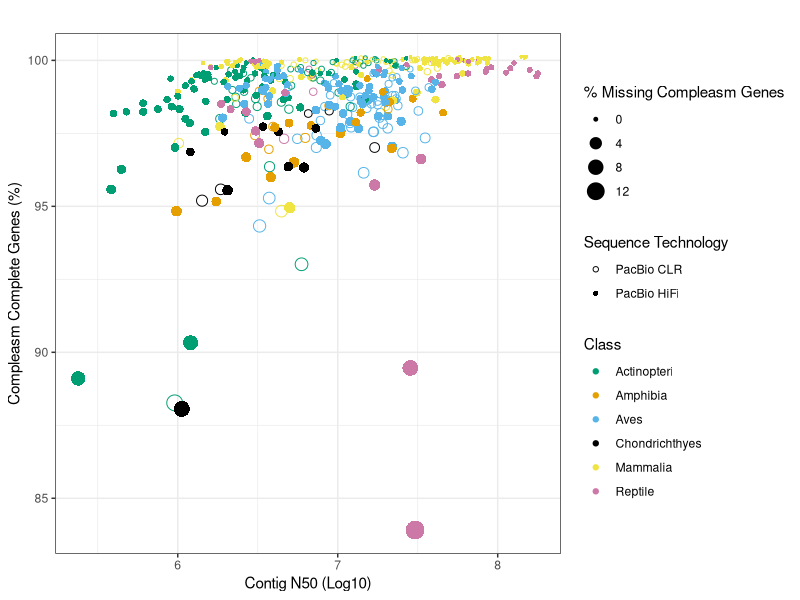
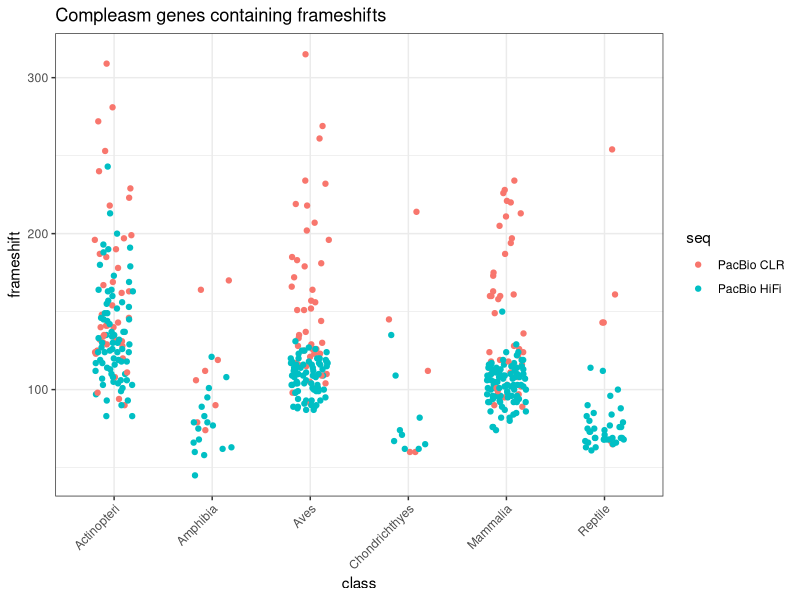
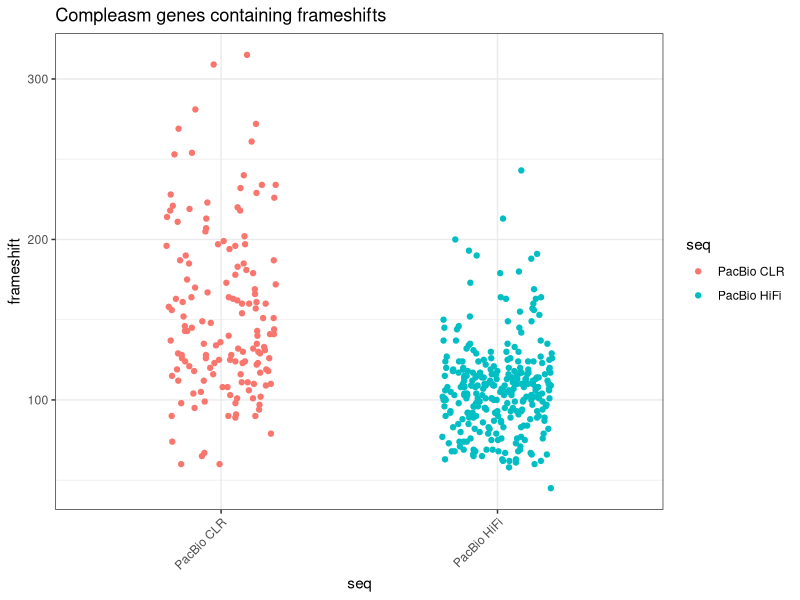
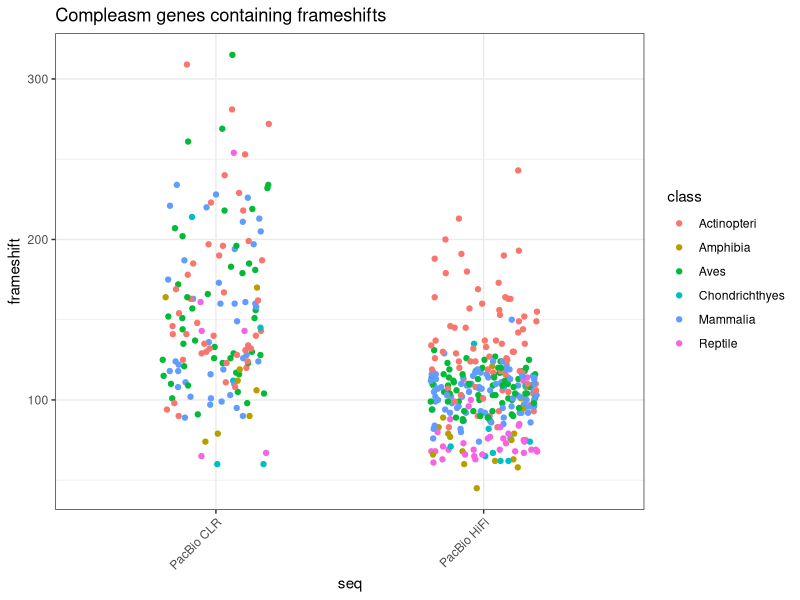
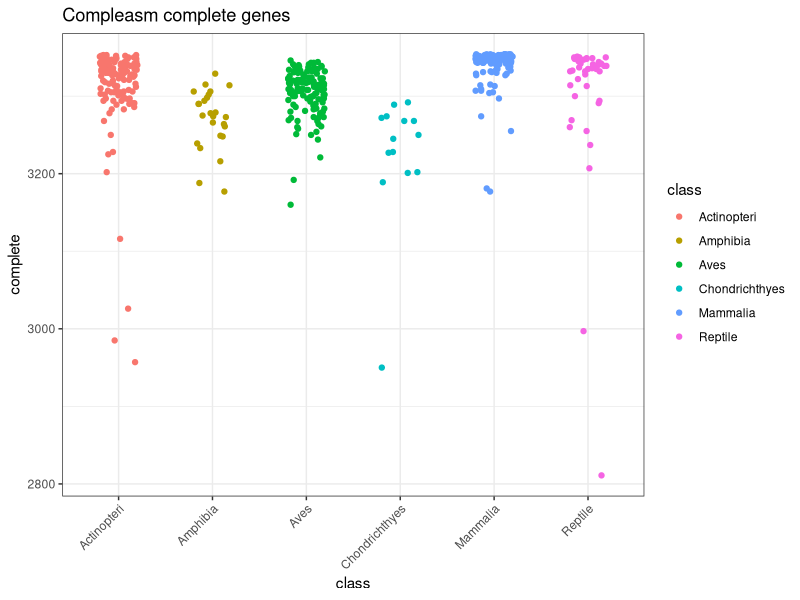
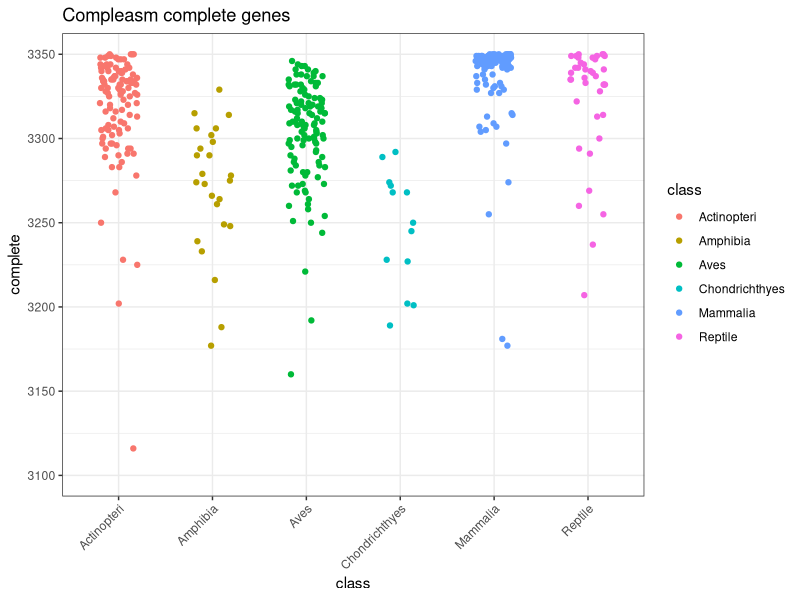

Generate these figures, in order, with R: (Note: this script raises an error after producing the figures.)
library('ggplot2')
library(dplyr)
library(scales)
library(tidyr)
library(RColorBrewer)

vgp_stats<-read.table(file = 'vgp_compleasmStats.txt',sep = '\t',header = T)
vgp_cnStats<-read.table(file = 'vgp_asmStats.txt',sep='\t',header=T)
vgp_cnStatsFiltered<-vgp_cnStats[,c(1,4,5,6,7,8,9,10)]
vgp_merge<-merge(vgp_stats,vgp_cnStatsFiltered,by="Accession",all.x=TRUE)
# Create the dataframe with proper column assignment
vgp_df <- data.frame(
  seq = vgp_merge$Sequencing_type,
  fragmented = vgp_merge$Fragmented_compleasm,
  frameshift = vgp_merge$Frameshift_compleasm,
  missing = vgp_merge$Missing_compleasm,
  complete = vgp_merge$Complete_compleasm,
  date = vgp_merge$Submission_Date,
  class = vgp_merge$Class,
  superclass = vgp_merge$Super_class,
  superorder = vgp_merge$Super_order,
  infraclass = vgp_merge$Infra_class,
  order = vgp_merge$Order,
  dup = vgp_merge$Duplicated_compleasm,
  single = vgp_merge$Single_compleasm,
  proj = 'vgp',
  cn50 =vgp_merge$Contig_N50,
  asm_size=vgp_merge$Assembly_Size
)

dnazoo_stats<-read.table(file = 'dnazoo_compleasmStats.txt',sep = '\t',header = T)
dnazoo_cnStats<-read.table(file = 'dnazoo_asmStats.txt',sep='\t',header=T)
dnazoo_cnStatsFiltered<-dnazoo_cnStats[,c(1,4,5,6,7,8,9,10)]
dnazoo_merge<-merge(dnazoo_stats,dnazoo_cnStatsFiltered,by="Accession",all.x=TRUE)
# Create the dataframe with proper column assignment
dnazoo_df <- data.frame(
  seq = dnazoo_merge$Sequencing_type,
  fragmented = dnazoo_merge$Fragmented_compleasm,
  frameshift = dnazoo_merge$Frameshift_compleasm,
  missing = dnazoo_merge$Missing_compleasm,
  complete = dnazoo_merge$Complete_compleasm,
  date = dnazoo_merge$Submission_Date,
  class = dnazoo_merge$Class,
  superclass = dnazoo_merge$Super_class,
  superorder = dnazoo_merge$Super_order,
  infraclass = dnazoo_merge$Infra_class,
  order = dnazoo_merge$Order,
  dup = dnazoo_merge$Duplicated_compleasm,
  single = dnazoo_merge$Single_compleasm,
  proj = 'dnazoo',
  cn50 =dnazoo_merge$Contig_N50,
  asm_size=dnazoo_merge$Assembly_Size
)

zoonomia_stats<-read.table(file = 'zoonomia_compleasmStats.txt',sep = '\t',header = T)
zoonomia_cnStats<-read.table(file = 'zoonomia_asmStats.txt',sep='\t',header=T)
zoonomia_cnStatsFiltered<-zoonomia_cnStats[,c(1,4,5,6,7,8,9,10)]
zoonomia_merge<-merge(zoonomia_stats,zoonomia_cnStatsFiltered,by="Accession",all.x=TRUE)
# Create the dataframe with proper column assignment
zoonomia_df <- data.frame(
  seq = zoonomia_merge$Sequencing_type,
  fragmented = zoonomia_merge$Fragmented_compleasm,
  frameshift = zoonomia_merge$Frameshift_compleasm,
  missing = zoonomia_merge$Missing_compleasm,
  complete = zoonomia_merge$Complete_compleasm,
  date = zoonomia_merge$Submission_Date,
  class = zoonomia_merge$Class,
  superclass = zoonomia_merge$Super_class,
  superorder = zoonomia_merge$Super_order,
  infraclass = zoonomia_merge$Infra_class,
  order = zoonomia_merge$Order,
  dup = zoonomia_merge$Duplicated_compleasm,
  single = zoonomia_merge$Single_compleasm,
  proj = 'zoonomia',
  cn50 =zoonomia_merge$Contig_N50,
  asm_size=zoonomia_merge$Assembly_Size
)
# Define the target classes and filter the dataframe
target_classes <- c("Actinopteri", "Amphibia", "Aves", "Chondrichthyes",
                    "Lepidosauria", "Mammalia", "Testudinata","Crocodylia",
                    "Coelacanth","Lungfish","Cladistiaa")
filtered_df <- vgp_df[vgp_df$class %in% target_classes, ]
filtered_df$class[filtered_df$class %in% c('Lepidosauria','Testudinata','Crocodylia')]='Reptile'
filtered_df$seq[filtered_df$seq=='PacBio RSII']="PacBio CLR"
filtered_df$seq[filtered_df$seq=='T2T']="PacBio HiFi"
#mammalia_df <- vgp_df[vgp_df$class=="Mammalia",]
#aves_df <- vgp_df[vgp_df$class=="Aves",]
#fish_df<-vgp_df[vgp_df$class %in% c("Actinopteri","Chondrichthyes","Coelacanth","Lungfish","Cladistia"),]
#colors <- brewer.pal(8, "Set2")
# Plot the vgp dataframe

ggplot(data = filtered_df, aes(x = log10(cn50), y = 100*(complete/3350), 
                               color = class,shape=seq,size=100*(missing/3350))) +
  geom_point()+
  scale_shape_manual(values = c(1, 16)) + 
  scale_color_manual(values = c("#009E73", "#E69F00", "#56B4E9", 
                                "#000000","#F0E442", "#CC79A7")) +
  labs(color = "Class",  # Custom legend heading for 'color'
       shape = "Sequence Technology",  # Custom legend heading for 'shape'
       size = "% Missing Compleasm Genes") +  # Custom legend heading for 'size'
  theme_bw() +
  ggtitle('') +
  ylab('Compleasm Complete Genes (%)')+
  xlab('Contig N50 (Log10)')

ggplot(data = filtered_df, aes(x = class, y = frameshift, color = seq)) +
  geom_jitter(width = 0.2, height = 0) +
  theme_bw() +
  scale_fill_manual(values = colors) +
  ggtitle('Compleasm genes containing frameshifts') +
  theme(axis.text.x = element_text(angle = 45, hjust = 1))
ggplot(data = filtered_df, aes(x = seq, y = frameshift, color = seq)) +
  geom_jitter(width = 0.2, height = 0) +
  theme_bw() +
  ggtitle('Compleasm genes containing frameshifts') +
  theme(axis.text.x = element_text(angle = 45, hjust = 1))
ggplot(data = filtered_df, aes(x = seq, y = frameshift, color = class)) +
  geom_jitter(width = 0.2, height = 0) +
  theme_bw() +
  ggtitle('Compleasm genes containing frameshifts') +
  theme(axis.text.x = element_text(angle = 45, hjust = 1))

# Plot the complete BUSCOs
ggplot(data = filtered_df, aes(x = class, y = complete, color = class)) +
  geom_jitter(width = 0.2, height = 0) +
  theme_bw() +
  ggtitle('Compleasm complete genes') +
  theme(axis.text.x = element_text(angle = 45, hjust = 1))
# Plot the complete BUSCOs
ggplot(data = filtered_df, aes(x = class, y = complete, color = class)) +
  geom_jitter(width = 0.2, height = 0) +
  theme_bw() +ylim(3100,3350)+
  ggtitle('Compleasm complete genes') +
  theme(axis.text.x = element_text(angle = 45, hjust = 1))

# Plot the complete BUSCOs for mammals
ggplot(data = mammalia_df, aes(x = order, y = complete, color = seq)) +
  geom_jitter(width = 0.2, height = 0) +
  theme_bw() +
  ggtitle('Compleasm complete genes') +
  theme(axis.text.x = element_text(angle = 45, hjust = 1))
ggplot(data = mammalia_df, aes(x = order, y = frameshift, color = seq)) +
  geom_jitter(width = 0.2, height = 0) +
  theme_bw() +
  ggtitle('Compleasm genes with frameshifts') +
  theme(axis.text.x = element_text(angle = 45, hjust = 1))

# Plot the complete BUSCOs for birds
ggplot(data = aves_df, aes(x = order, y = complete, color = seq)) +
  geom_jitter(width = 0.2, height = 0) +
  theme_bw() +
  ggtitle('Compleasm complete genes') +
  theme(axis.text.x = element_text(angle = 45, hjust = 1))
ggplot(data = aves_df, aes(x = order, y = frameshift, color = seq)) +
  geom_jitter(width = 0.2, height = 0) +
  theme_bw() +
  ggtitle('Compleasm genes with frameshifts') +
  theme(axis.text.x = element_text(angle = 45, hjust = 1))

# Plot the complete BUSCOs for fish
ggplot(data = fish_df, aes(x = order, y = complete, color = seq)) +
  geom_jitter(width = 0.2, height = 0) +
  theme_bw() +
  ggtitle('Compleasm complete genes') +
  theme(axis.text.x = element_text(angle = 45, hjust = 1))
ggplot(data = fish_df, aes(x = order, y = frameshift, color = seq)) +
  geom_jitter(width = 0.2, height = 0) +
  theme_bw() +
  ggtitle('Compleasm genes with frameshifts') +
  theme(axis.text.x = element_text(angle = 45, hjust = 1))

##############################################################################

ggplot(data = dnazoo_df, aes(x = order, y = frameshift, color = order)) +
  geom_jitter(width = 0.2, height = 0) +
  theme_bw() +
  ggtitle('Compleasm genes containing frameshifts') +
  theme(axis.text.x = element_text(angle = 45, hjust = 1))

ggplot(data = zoonomia_df, aes(x = order, y = frameshift, color = order)) +
  geom_jitter(width = 0.2, height = 0) +
  theme_bw() +
  ggtitle('Compleasm genes containing frameshifts') +
  theme(axis.text.x = element_text(angle = 45, hjust = 1))

comb_df<-rbind(mammalia_df,dnazoo_df,zoonomia_df)
ggplot(data = comb_df, aes(x = order, y = frameshift, color = proj)) +
  geom_jitter(width = 0.3, height = 0) +
  theme_bw() +ylim(50,300)+
  ggtitle('Compleasm genes containing frameshifts') +
  theme(axis.text.x = element_text(angle = 45, hjust = 1))
ggplot(data = comb_df, aes(x = order, y = complete, color = proj)) +
  geom_jitter(width = 0.3, height = 0) +
  theme_bw() +ylim(2500,3350)+
  ggtitle('Compleasm complete genes') +
  theme(axis.text.x = element_text(angle = 45, hjust = 1))
ggplot(data = comb_df, aes(x = order, y = missing, color = proj)) +
  geom_jitter(width = 0.2, height = 0) +
  theme_bw() +ylim(0,300)+
  ggtitle('Compleasm missing genes') +
  theme(axis.text.x = element_text(angle = 45, hjust = 1))
ggplot(data = comb_df, aes(x = order, y = fragmented, color = proj)) +
  geom_jitter(width = 0.2, height = 0) +
  theme_bw() +ylim(0,1000)+
  ggtitle('Compleasm fragmented genes') +
  theme(axis.text.x = element_text(angle = 45, hjust = 1))

ggplot(data=comb_df,aes(x=log10(cn50),y=complete,color=proj,size=fragmented))+
  geom_point()+theme_bw()+xlab('Contig N50 (log10)')+ylab('Compleasm Complete')
